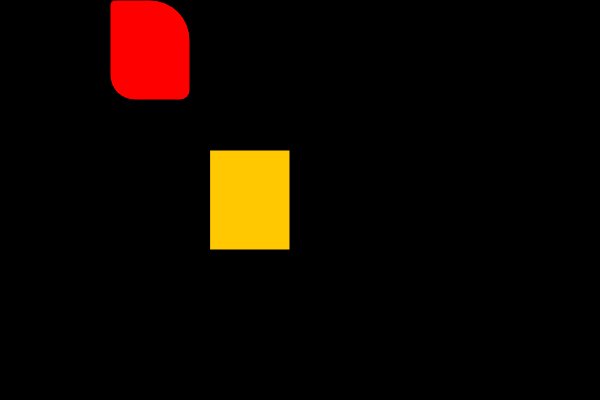
Frame 1 (no input)
Frame 60 (no input): identical to frame 1, image omitted
Frame 120 (the mouse pressed at the canvas centre since frame 60): identical to frame 1, image omitted

The p5.js sketch that drew this single still picture (run headless with seeded random() and noise() and a simulated clock; from frame 60 on, the mouse is pressed at the canvas centre):

// p5.js sketch
// ── sketch.js
function setup(){

    createCanvas(600, 400);
    background(0);
    rectMode(CENTER);

    fill(255,0,0)
    rect(150,50,80,100,5,50,10,25)

    fill(255, 200, 0)
    rect(250,200,80,100)

}

function draw(){



}
